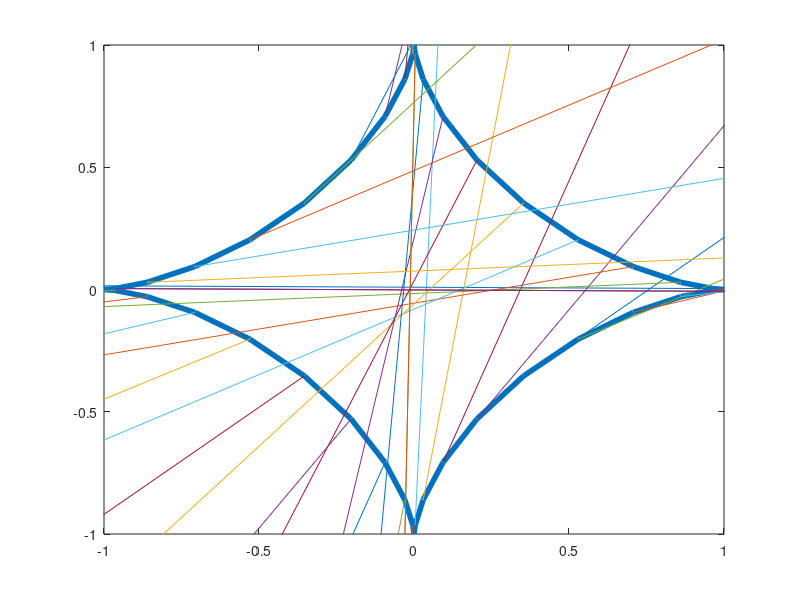

Recreate this plot in MATLAB.
clear all;
close all;
%program tp find the SW astroid plane for stable solutions.
%the program can be extended further to give us nice loops.
%Debi prasad Pattnaik,www.debipattnaik.com
%..........
H0=input('Field to apply in mT  '); %field value
theta0=input('Angle between the field and the easy axis (in degrees)  ');%angle between field and OZ axis
dtheta=9;hx4=[];
Hz=H0*cosd(theta0); %z com[ponent of field applied
Hx=H0*sind(theta0); %x-component of field applied
theta=0:dtheta:360; % theta values
W1=(cosd(theta).^2)-2*H0*cosd(theta-theta0);
W2=(cosd(theta).^2)-2*Hz*cosd(theta)-2*Hx*sind(theta); %including the cos and sine component
dw=gradient(W2)./dtheta;
d2w=gradient(dw)./dtheta;
Hz2=-cosd(theta).^3;
Hx2=sind(theta).^3;
plot(Hx2,Hz2,'LineWidth',4); %equation of astroid in Hx,Hz plane
hold on;

Hx3=Hz*tand(theta)+sind(theta); %equation number 14 in the manual
Hx4=(Hz./tand(theta))- (cosd(2*theta)./sind(theta)); %equation number 15 
%plot(Hx3,Hx4);
%plot(theta,Hx4,'*');
%line(theta,Hx4)
l=max(theta)/dtheta; % control variable
for i=1:l/4
    pause(0.5);
   % [hx4]=[hx4,(-Hz./tand(theta(i)))- (cosd(2*theta(i)./sind(theta(i))))];
    quiver(Hx2(i),Hz2(i),Hx3(i),Hx4(i),2);
   % M(i)=getframe;
    %   axis equal;
   axis([-1,1,-1,1]);
    
end
for i=l/4:1:l/2
    pause(0.5);
     quiver(Hx2(i),Hz2(i),Hx3(i),Hx4(i),2);
   % M(i)=getframe;
 %   axis equal;
   axis([-1,1,-1,1]);
    
end
for i=l/2:1:3*l/4
    pause(0.5);
     quiver(Hx2(i),Hz2(i),Hx3(i),Hx4(i),2);
   % M(i)=getframe;
 %   axis equal;
  axis([-1,1,-1,1]);
    
end
for i=3*l/4:1:l
    pause(0.5);
     quiver(Hx2(i),Hz2(i),Hx3(i),Hx4(i),2);
    %M(i)=getframe;
 %   axis equal;
 axis([-1,1,-1,1]);
    
end


%movie(M);
%hold on
%plot(Hx4(i),'r');
